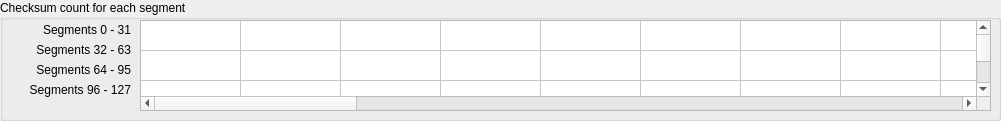
   <widget class="QGroupBox" name="groupBox_4">
    <property name="geometry">
     <rect>
      <x>10</x>
      <y>320</y>
      <width>1001</width>
      <height>121</height>
     </rect>
    </property>
    <property name="title">
     <string>Checksum count for each segment</string>
    </property>
    <widget class="caWaveTable" name="cawavetable_4">
     <property name="geometry">
      <rect>
       <x>140</x>
       <y>20</y>
       <width>851</width>
       <height>91</height>
      </rect>
     </property>
     <property name="channel" stdset="0">
      <string notr="true">$(SYS)-$(DEVICE):DBuf$(ID)-Cnt-Cs-I</string>
     </property>
     <property name="numberOfRows">
      <number>4</number>
     </property>
     <property name="numberOfColumns">
      <number>32</number>
     </property>
     <attribute name="horizontalHeaderVisible">
      <bool>false</bool>
     </attribute>
     <attribute name="horizontalHeaderHighlightSections">
      <bool>false</bool>
     </attribute>
     <attribute name="verticalHeaderVisible">
      <bool>false</bool>
     </attribute>
     <attribute name="verticalHeaderHighlightSections">
      <bool>false</bool>
     </attribute>
     <row/>
     <row/>
     <row/>
     <row/>
     <column/>
     <column/>
     <column/>
     <column/>
     <column/>
     <column/>
     <column/>
     <column/>
     <column/>
     <column/>
     <column/>
     <column/>
     <column/>
     <column/>
     <column/>
     <column/>
     <column/>
     <column/>
     <column/>
     <column/>
     <column/>
     <column/>
     <column/>
     <column/>
     <column/>
     <column/>
     <column/>
     <column/>
     <column/>
     <column/>
     <column/>
     <column/>
     <item row="0" column="0">
      <property name="font">
       <font/>
      </property>
      <property name="textAlignment">
       <set>AlignLeft|AlignLeading</set>
      </property>
     </item>
     <item row="0" column="1">
      <property name="font">
       <font/>
      </property>
      <property name="textAlignment">
       <set>AlignLeft|AlignLeading</set>
      </property>
     </item>
     <item row="0" column="2">
      <property name="font">
       <font/>
      </property>
      <property name="textAlignment">
       <set>AlignLeft|AlignLeading</set>
      </property>
     </item>
     <item row="0" column="3">
      <property name="font">
       <font/>
      </property>
      <property name="textAlignment">
       <set>AlignLeft|AlignLeading</set>
      </property>
     </item>
     <item row="0" column="4">
      <property name="font">
       <font/>
      </property>
      <property name="textAlignment">
       <set>AlignLeft|AlignLeading</set>
      </property>
     </item>
     <item row="0" column="5">
      <property name="font">
       <font/>
      </property>
      <property name="textAlignment">
       <set>AlignLeft|AlignLeading</set>
      </property>
     </item>
     <item row="0" column="6">
      <property name="font">
       <font/>
      </property>
      <property name="textAlignment">
       <set>AlignLeft|AlignLeading</set>
      </property>
     </item>
     <item row="0" column="7">
      <property name="font">
       <font/>
      </property>
      <property name="textAlignment">
       <set>AlignLeft|AlignLeading</set>
      </property>
     </item>
     <item row="0" column="8">
      <property name="font">
       <font/>
      </property>
      <property name="textAlignment">
       <set>AlignLeft|AlignLeading</set>
      </property>
     </item>
     <item row="0" column="9">
      <property name="font">
       <font/>
      </property>
      <property name="textAlignment">
       <set>AlignLeft|AlignLeading</set>
      </property>
     </item>
     <item row="0" column="10">
      <property name="font">
       <font/>
      </property>
      <property name="textAlignment">
       <set>AlignLeft|AlignLeading</set>
      </property>
     </item>
     <item row="0" column="11">
      <property name="font">
       <font/>
      </property>
      <property name="textAlignment">
       <set>AlignLeft|AlignLeading</set>
      </property>
     </item>
     <item row="0" column="12">
      <property name="font">
       <font/>
      </property>
      <property name="textAlignment">
       <set>AlignLeft|AlignLeading</set>
      </property>
     </item>
     <item row="0" column="13">
      <property name="font">
       <font/>
      </property>
      <property name="textAlignment">
       <set>AlignLeft|AlignLeading</set>
      </property>
     </item>
     <item row="0" column="14">
      <property name="font">
       <font/>
      </property>
      <property name="textAlignment">
       <set>AlignLeft|AlignLeading</set>
      </property>
     </item>
     <item row="0" column="15">
      <property name="font">
       <font/>
      </property>
      <property name="textAlignment">
       <set>AlignLeft|AlignLeading</set>
      </property>
     </item>
     <item row="0" column="16">
      <property name="font">
       <font/>
      </property>
      <property name="textAlignment">
       <set>AlignLeft|AlignLeading</set>
      </property>
     </item>
     <item row="0" column="17">
      <property name="font">
       <font/>
      </property>
      <property name="textAlignment">
       <set>AlignLeft|AlignLeading</set>
      </property>
     </item>
     <item row="0" column="18">
      <property name="font">
       <font/>
      </property>
      <property name="textAlignment">
       <set>AlignLeft|AlignLeading</set>
      </property>
     </item>
     <item row="0" column="19">
      <property name="font">
       <font/>
      </property>
      <property name="textAlignment">
       <set>AlignLeft|AlignLeading</set>
      </property>
     </item>
     <item row="0" column="20">
      <property name="font">
       <font/>
      </property>
      <property name="textAlignment">
       <set>AlignLeft|AlignLeading</set>
      </property>
     </item>
     <item row="0" column="21">
      <property name="font">
       <font/>
      </property>
      <property name="textAlignment">
       <set>AlignLeft|AlignLeading</set>
      </property>
     </item>
     <item row="0" column="22">
      <property name="font">
       <font/>
      </property>
      <property name="textAlignment">
       <set>AlignLeft|AlignLeading</set>
      </property>
     </item>
     <item row="0" column="23">
      <property name="font">
       <font/>
      </property>
      <property name="textAlignment">
       <set>AlignLeft|AlignLeading</set>
      </property>
     </item>
     <item row="0" column="24">
      <property name="font">
       <font/>
      </property>
      <property name="textAlignment">
       <set>AlignLeft|AlignLeading</set>
      </property>
     </item>
     <item row="0" column="25">
      <property name="font">
       <font/>
      </property>
      <property name="textAlignment">
       <set>AlignLeft|AlignLeading</set>
      </property>
     </item>
     <item row="0" column="26">
      <property name="font">
       <font/>
      </property>
      <property name="textAlignment">
       <set>AlignLeft|AlignLeading</set>
      </property>
     </item>
     <item row="0" column="27">
      <property name="font">
       <font/>
      </property>
      <property name="textAlignment">
       <set>AlignLeft|AlignLeading</set>
      </property>
     </item>
     <item row="0" column="28">
      <property name="font">
       <font/>
      </property>
      <property name="textAlignment">
       <set>AlignLeft|AlignLeading</set>
      </property>
     </item>
     <item row="0" column="29">
      <property name="font">
       <font/>
      </property>
      <property name="textAlignment">
       <set>AlignLeft|AlignLeading</set>
      </property>
     </item>
     <item row="0" column="30">
      <property name="font">
       <font/>
      </property>
      <property name="textAlignment">
       <set>AlignLeft|AlignLeading</set>
      </property>
     </item>
     <item row="0" column="31">
      <property name="font">
       <font/>
      </property>
      <property name="textAlignment">
       <set>AlignLeft|AlignLeading</set>
      </property>
     </item>
     <item row="1" column="0">
      <property name="font">
       <font/>
      </property>
      <property name="textAlignment">
       <set>AlignLeft|AlignLeading</set>
      </property>
     </item>
     <item row="1" column="1">
      <property name="font">
       <font/>
      </property>
      <property name="textAlignment">
       <set>AlignLeft|AlignLeading</set>
      </property>
     </item>
     <item row="1" column="2">
      <property name="font">
       <font/>
      </property>
      <property name="textAlignment">
       <set>AlignLeft|AlignLeading</set>
      </property>
     </item>
     <item row="1" column="3">
      <property name="font">
       <font/>
      </property>
      <property name="textAlignment">
       <set>AlignLeft|AlignLeading</set>
      </property>
     </item>
     <item row="1" column="4">
      <property name="font">
       <font/>
      </property>
      <property name="textAlignment">
       <set>AlignLeft|AlignLeading</set>
      </property>
     </item>
     <item row="1" column="5">
      <property name="font">
       <font/>
      </property>
      <property name="textAlignment">
       <set>AlignLeft|AlignLeading</set>
      </property>
     </item>
     <item row="1" column="6">
      <property name="font">
       <font/>
      </property>
      <property name="textAlignment">
       <set>AlignLeft|AlignLeading</set>
      </property>
     </item>
     <item row="1" column="7">
      <property name="font">
       <font/>
      </property>
      <property name="textAlignment">
       <set>AlignLeft|AlignLeading</set>
      </property>
     </item>
     <item row="1" column="8">
      <property name="font">
       <font/>
      </property>
      <property name="textAlignment">
       <set>AlignLeft|AlignLeading</set>
      </property>
     </item>
     <item row="1" column="9">
      <property name="font">
       <font/>
      </property>
      <property name="textAlignment">
       <set>AlignLeft|AlignLeading</set>
      </property>
     </item>
     <item row="1" column="10">
      <property name="font">
       <font/>
      </property>
      <property name="textAlignment">
       <set>AlignLeft|AlignLeading</set>
      </property>
     </item>
     <item row="1" column="11">
      <property name="font">
       <font/>
      </property>
      <property name="textAlignment">
       <set>AlignLeft|AlignLeading</set>
      </property>
     </item>
     <item row="1" column="12">
      <property name="font">
       <font/>
      </property>
      <property name="textAlignment">
       <set>AlignLeft|AlignLeading</set>
      </property>
     </item>
     <item row="1" column="13">
      <property name="font">
       <font/>
      </property>
      <property name="textAlignment">
       <set>AlignLeft|AlignLeading</set>
      </property>
     </item>
     <item row="1" column="14">
      <property name="font">
       <font/>
      </property>
      <property name="textAlignment">
       <set>AlignLeft|AlignLeading</set>
      </property>
     </item>
     <item row="1" column="15">
      <property name="font">
       <font/>
      </property>
      <property name="textAlignment">
       <set>AlignLeft|AlignLeading</set>
      </property>
     </item>
     <item row="1" column="16">
      <property name="font">
       <font/>
      </property>
      <property name="textAlignment">
       <set>AlignLeft|AlignLeading</set>
      </property>
     </item>
     <item row="1" column="17">
      <property name="font">
       <font/>
      </property>
      <property name="textAlignment">
       <set>AlignLeft|AlignLeading</set>
      </property>
     </item>
     <item row="1" column="18">
      <property name="font">
       <font/>
      </property>
      <property name="textAlignment">
       <set>AlignLeft|AlignLeading</set>
      </property>
     </item>
     <item row="1" column="19">
      <property name="font">
       <font/>
      </property>
      <property name="textAlignment">
       <set>AlignLeft|AlignLeading</set>
      </property>
     </item>
     <item row="1" column="20">
      <property name="font">
       <font/>
      </property>
      <property name="textAlignment">
       <set>AlignLeft|AlignLeading</set>
      </property>
     </item>
     <item row="1" column="21">
      <property name="font">
       <font/>
      </property>
      <property name="textAlignment">
       <set>AlignLeft|AlignLeading</set>
      </property>
     </item>
     <item row="1" column="22">
      <property name="font">
       <font/>
      </property>
      <property name="textAlignment">
       <set>AlignLeft|AlignLeading</set>
      </property>
     </item>
     <item row="1" column="23">
      <property name="font">
       <font/>
      </property>
      <property name="textAlignment">
       <set>AlignLeft|AlignLeading</set>
      </property>
     </item>
     <item row="1" column="24">
      <property name="font">
       <font/>
      </property>
      <property name="textAlignment">
       <set>AlignLeft|AlignLeading</set>
      </property>
     </item>
     <item row="1" column="25">
      <property name="font">
       <font/>
      </property>
      <property name="textAlignment">
       <set>AlignLeft|AlignLeading</set>
      </property>
     </item>
     <item row="1" column="26">
      <property name="font">
       <font/>
      </property>
      <property name="textAlignment">
       <set>AlignLeft|AlignLeading</set>
      </property>
     </item>
     <item row="1" column="27">
      <property name="font">
       <font/>
      </property>
      <property name="textAlignment">
       <set>AlignLeft|AlignLeading</set>
      </property>
     </item>
     <item row="1" column="28">
      <property name="font">
       <font/>
      </property>
      <property name="textAlignment">
       <set>AlignLeft|AlignLeading</set>
      </property>
     </item>
     <item row="1" column="29">
      <property name="font">
       <font/>
      </property>
      <property name="textAlignment">
       <set>AlignLeft|AlignLeading</set>
      </property>
     </item>
     <item row="1" column="30">
      <property name="font">
       <font/>
      </property>
      <property name="textAlignment">
       <set>AlignLeft|AlignLeading</set>
      </property>
     </item>
     <item row="1" column="31">
      <property name="font">
       <font/>
      </property>
      <property name="textAlignment">
       <set>AlignLeft|AlignLeading</set>
      </property>
     </item>
     <item row="2" column="0">
      <property name="font">
       <font/>
      </property>
      <property name="textAlignment">
       <set>AlignLeft|AlignLeading</set>
      </property>
     </item>
     <item row="2" column="1">
      <property name="font">
       <font/>
      </property>
      <property name="textAlignment">
       <set>AlignLeft|AlignLeading</set>
      </property>
     </item>
     <item row="2" column="2">
      <property name="font">
       <font/>
      </property>
      <property name="textAlignment">
       <set>AlignLeft|AlignLeading</set>
      </property>
     </item>
     <item row="2" column="3">
      <property name="font">
       <font/>
      </property>
      <property name="textAlignment">
       <set>AlignLeft|AlignLeading</set>
      </property>
     </item>
     <item row="2" column="4">
      <property name="font">
       <font/>
      </property>
      <property name="textAlignment">
       <set>AlignLeft|AlignLeading</set>
      </property>
     </item>
     <item row="2" column="5">
      <property name="font">
       <font/>
      </property>
      <property name="textAlignment">
       <set>AlignLeft|AlignLeading</set>
      </property>
     </item>
     <item row="2" column="6">
      <property name="font">
       <font/>
      </property>
      <property name="textAlignment">
       <set>AlignLeft|AlignLeading</set>
      </property>
     </item>
     <item row="2" column="7">
      <property name="font">
       <font/>
      </property>
      <property name="textAlignment">
       <set>AlignLeft|AlignLeading</set>
      </property>
     </item>
     <item row="2" column="8">
      <property name="font">
       <font/>
      </property>
      <property name="textAlignment">
       <set>AlignLeft|AlignLeading</set>
      </property>
     </item>
     <item row="2" column="9">
      <property name="font">
       <font/>
      </property>
      <property name="textAlignment">
       <set>AlignLeft|AlignLeading</set>
      </property>
     </item>
     <item row="2" column="10">
      <property name="font">
       <font/>
      </property>
      <property name="textAlignment">
       <set>AlignLeft|AlignLeading</set>
      </property>
     </item>
     <item row="2" column="11">
      <property name="font">
       <font/>
      </property>
      <property name="textAlignment">
       <set>AlignLeft|AlignLeading</set>
      </property>
     </item>
     <item row="2" column="12">
      <property name="font">
       <font/>
      </property>
      <property name="textAlignment">
       <set>AlignLeft|AlignLeading</set>
      </property>
     </item>
     <item row="2" column="13">
      <property name="font">
       <font/>
      </property>
      <property name="textAlignment">
       <set>AlignLeft|AlignLeading</set>
      </property>
     </item>
     <item row="2" column="14">
      <property name="font">
       <font/>
      </property>
      <property name="textAlignment">
       <set>AlignLeft|AlignLeading</set>
      </property>
     </item>
     <item row="2" column="15">
      <property name="font">
       <font/>
      </property>
      <property name="textAlignment">
       <set>AlignLeft|AlignLeading</set>
      </property>
     </item>
     <item row="2" column="16">
      <property name="font">
       <font/>
      </property>
      <property name="textAlignment">
       <set>AlignLeft|AlignLeading</set>
      </property>
     </item>
     <item row="2" column="17">
      <property name="font">
       <font/>
      </property>
      <property name="textAlignment">
       <set>AlignLeft|AlignLeading</set>
      </property>
     </item>
     <item row="2" column="18">
      <property name="font">
       <font/>
      </property>
      <property name="textAlignment">
       <set>AlignLeft|AlignLeading</set>
      </property>
     </item>
     <item row="2" column="19">
      <property name="font">
       <font/>
      </property>
      <property name="textAlignment">
       <set>AlignLeft|AlignLeading</set>
      </property>
     </item>
     <item row="2" column="20">
      <property name="font">
       <font/>
      </property>
      <property name="textAlignment">
       <set>AlignLeft|AlignLeading</set>
      </property>
     </item>
     <item row="2" column="21">
      <property name="font">
       <font/>
      </property>
      <property name="textAlignment">
       <set>AlignLeft|AlignLeading</set>
      </property>
     </item>
     <item row="2" column="22">
      <property name="font">
       <font/>
      </property>
      <property name="textAlignment">
       <set>AlignLeft|AlignLeading</set>
      </property>
     </item>
     <item row="2" column="23">
      <property name="font">
       <font/>
      </property>
      <property name="textAlignment">
       <set>AlignLeft|AlignLeading</set>
      </property>
     </item>
     <item row="2" column="24">
      <property name="font">
       <font/>
      </property>
      <property name="textAlignment">
       <set>AlignLeft|AlignLeading</set>
      </property>
     </item>
     <item row="2" column="25">
      <property name="font">
       <font/>
      </property>
      <property name="textAlignment">
       <set>AlignLeft|AlignLeading</set>
      </property>
     </item>
     <item row="2" column="26">
      <property name="font">
       <font/>
      </property>
      <property name="textAlignment">
       <set>AlignLeft|AlignLeading</set>
      </property>
     </item>
     <item row="2" column="27">
      <property name="font">
       <font/>
      </property>
      <property name="textAlignment">
       <set>AlignLeft|AlignLeading</set>
      </property>
     </item>
     <item row="2" column="28">
      <property name="font">
       <font/>
      </property>
      <property name="textAlignment">
       <set>AlignLeft|AlignLeading</set>
      </property>
     </item>
     <item row="2" column="29">
      <property name="font">
       <font/>
      </property>
      <property name="textAlignment">
       <set>AlignLeft|AlignLeading</set>
      </property>
     </item>
     <item row="2" column="30">
      <property name="font">
       <font/>
      </property>
      <property name="textAlignment">
       <set>AlignLeft|AlignLeading</set>
      </property>
     </item>
     <item row="2" column="31">
      <property name="font">
       <font/>
      </property>
      <property name="textAlignment">
       <set>AlignLeft|AlignLeading</set>
      </property>
     </item>
     <item row="3" column="0">
      <property name="font">
       <font/>
      </property>
      <property name="textAlignment">
       <set>AlignLeft|AlignLeading</set>
      </property>
     </item>
     <item row="3" column="1">
      <property name="font">
       <font/>
      </property>
      <property name="textAlignment">
       <set>AlignLeft|AlignLeading</set>
      </property>
     </item>
     <item row="3" column="2">
      <property name="font">
       <font/>
      </property>
      <property name="textAlignment">
       <set>AlignLeft|AlignLeading</set>
      </property>
     </item>
     <item row="3" column="3">
      <property name="font">
       <font/>
      </property>
      <property name="textAlignment">
       <set>AlignLeft|AlignLeading</set>
      </property>
     </item>
     <item row="3" column="4">
      <property name="font">
       <font/>
      </property>
      <property name="textAlignment">
       <set>AlignLeft|AlignLeading</set>
      </property>
     </item>
     <item row="3" column="5">
      <property name="font">
       <font/>
      </property>
      <property name="textAlignment">
       <set>AlignLeft|AlignLeading</set>
      </property>
     </item>
     <item row="3" column="6">
      <property name="font">
       <font/>
      </property>
      <property name="textAlignment">
       <set>AlignLeft|AlignLeading</set>
      </property>
     </item>
     <item row="3" column="7">
      <property name="font">
       <font/>
      </property>
      <property name="textAlignment">
       <set>AlignLeft|AlignLeading</set>
      </property>
     </item>
     <item row="3" column="8">
      <property name="font">
       <font/>
      </property>
      <property name="textAlignment">
       <set>AlignLeft|AlignLeading</set>
      </property>
     </item>
     <item row="3" column="9">
      <property name="font">
       <font/>
      </property>
      <property name="textAlignment">
       <set>AlignLeft|AlignLeading</set>
      </property>
     </item>
     <item row="3" column="10">
      <property name="font">
       <font/>
      </property>
      <property name="textAlignment">
       <set>AlignLeft|AlignLeading</set>
      </property>
     </item>
     <item row="3" column="11">
      <property name="font">
       <font/>
      </property>
      <property name="textAlignment">
       <set>AlignLeft|AlignLeading</set>
      </property>
     </item>
     <item row="3" column="12">
      <property name="font">
       <font/>
      </property>
      <property name="textAlignment">
       <set>AlignLeft|AlignLeading</set>
      </property>
     </item>
     <item row="3" column="13">
      <property name="font">
       <font/>
      </property>
      <property name="textAlignment">
       <set>AlignLeft|AlignLeading</set>
      </property>
     </item>
     <item row="3" column="14">
      <property name="font">
       <font/>
      </property>
      <property name="textAlignment">
       <set>AlignLeft|AlignLeading</set>
      </property>
     </item>
     <item row="3" column="15">
      <property name="font">
       <font/>
      </property>
      <property name="textAlignment">
       <set>AlignLeft|AlignLeading</set>
      </property>
     </item>
     <item row="3" column="16">
      <property name="font">
       <font/>
      </property>
      <property name="textAlignment">
       <set>AlignLeft|AlignLeading</set>
      </property>
     </item>
     <item row="3" column="17">
      <property name="font">
       <font/>
      </property>
      <property name="textAlignment">
       <set>AlignLeft|AlignLeading</set>
      </property>
     </item>
     <item row="3" column="18">
      <property name="font">
       <font/>
      </property>
      <property name="textAlignment">
       <set>AlignLeft|AlignLeading</set>
      </property>
     </item>
     <item row="3" column="19">
      <property name="font">
       <font/>
      </property>
      <property name="textAlignment">
       <set>AlignLeft|AlignLeading</set>
      </property>
     </item>
     <item row="3" column="20">
      <property name="font">
       <font/>
      </property>
      <property name="textAlignment">
       <set>AlignLeft|AlignLeading</set>
      </property>
     </item>
     <item row="3" column="21">
      <property name="font">
       <font/>
      </property>
      <property name="textAlignment">
       <set>AlignLeft|AlignLeading</set>
      </property>
     </item>
     <item row="3" column="22">
      <property name="font">
       <font/>
      </property>
      <property name="textAlignment">
       <set>AlignLeft|AlignLeading</set>
      </property>
     </item>
     <item row="3" column="23">
      <property name="font">
       <font/>
      </property>
      <property name="textAlignment">
       <set>AlignLeft|AlignLeading</set>
      </property>
     </item>
     <item row="3" column="24">
      <property name="font">
       <font/>
      </property>
      <property name="textAlignment">
       <set>AlignLeft|AlignLeading</set>
      </property>
     </item>
     <item row="3" column="25">
      <property name="font">
       <font/>
      </property>
      <property name="textAlignment">
       <set>AlignLeft|AlignLeading</set>
      </property>
     </item>
     <item row="3" column="26">
      <property name="font">
       <font/>
      </property>
      <property name="textAlignment">
       <set>AlignLeft|AlignLeading</set>
      </property>
     </item>
     <item row="3" column="27">
      <property name="font">
       <font/>
      </property>
      <property name="textAlignment">
       <set>AlignLeft|AlignLeading</set>
      </property>
     </item>
     <item row="3" column="28">
      <property name="font">
       <font/>
      </property>
      <property name="textAlignment">
       <set>AlignLeft|AlignLeading</set>
      </property>
     </item>
     <item row="3" column="29">
      <property name="font">
       <font/>
      </property>
      <property name="textAlignment">
       <set>AlignLeft|AlignLeading</set>
      </property>
     </item>
     <item row="3" column="30">
      <property name="font">
       <font/>
      </property>
      <property name="textAlignment">
       <set>AlignLeft|AlignLeading</set>
      </property>
     </item>
     <item row="3" column="31">
      <property name="font">
       <font/>
      </property>
      <property name="textAlignment">
       <set>AlignLeft|AlignLeading</set>
      </property>
     </item>
    </widget>
    <widget class="QLabel" name="label_32">
     <property name="geometry">
      <rect>
       <x>10</x>
       <y>20</y>
       <width>121</width>
       <height>20</height>
      </rect>
     </property>
     <property name="text">
      <string>Segments 0 - 31</string>
     </property>
     <property name="alignment">
      <set>Qt::AlignRight|Qt::AlignTrailing|Qt::AlignVCenter</set>
     </property>
    </widget>
    <widget class="QLabel" name="label_33">
     <property name="geometry">
      <rect>
       <x>10</x>
       <y>40</y>
       <width>121</width>
       <height>20</height>
      </rect>
     </property>
     <property name="text">
      <string>Segments 32 - 63</string>
     </property>
     <property name="alignment">
      <set>Qt::AlignRight|Qt::AlignTrailing|Qt::AlignVCenter</set>
     </property>
    </widget>
    <widget class="QLabel" name="label_34">
     <property name="geometry">
      <rect>
       <x>10</x>
       <y>60</y>
       <width>121</width>
       <height>20</height>
      </rect>
     </property>
     <property name="text">
      <string>Segments 64 - 95</string>
     </property>
     <property name="alignment">
      <set>Qt::AlignRight|Qt::AlignTrailing|Qt::AlignVCenter</set>
     </property>
    </widget>
    <widget class="QLabel" name="label_35">
     <property name="geometry">
      <rect>
       <x>10</x>
       <y>80</y>
       <width>121</width>
       <height>20</height>
      </rect>
     </property>
     <property name="text">
      <string>Segments 96 - 127</string>
     </property>
     <property name="alignment">
      <set>Qt::AlignRight|Qt::AlignTrailing|Qt::AlignVCenter</set>
     </property>
    </widget>
   </widget>
